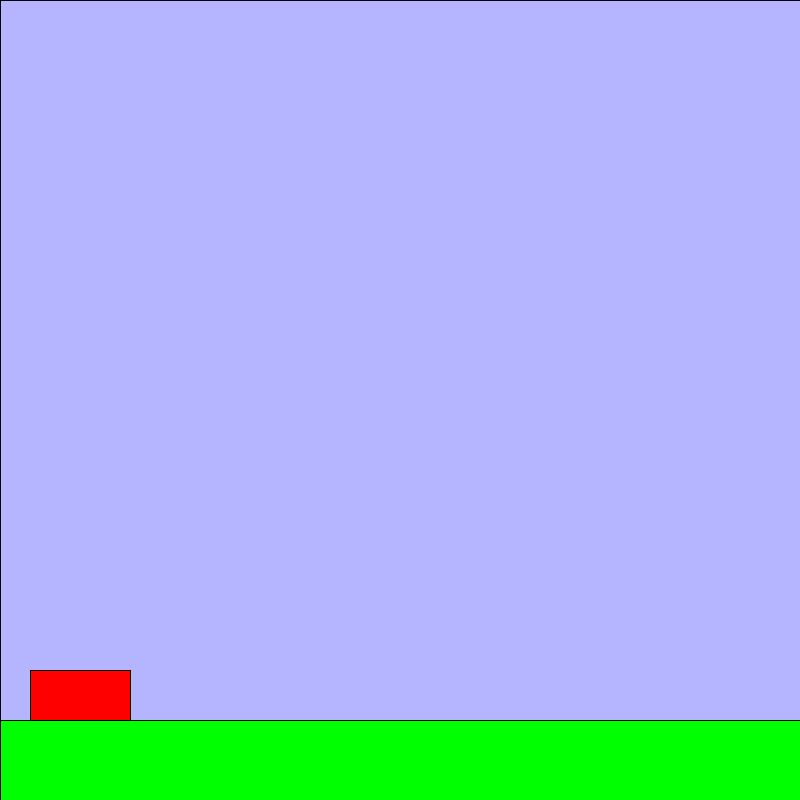
Frame 1 (no input)
Frame 60 (the mouse pressed at the canvas centre just before this capture): identical to frame 1, image omitted
Frame 120 (the mouse held since frame 60 and released just before this capture): identical to frame 1, image omitted

The Processing sketch that drew this single still picture (run headless with seeded random() and noise(); from frame 60 on, the mouse is pressed at the canvas centre):

// Processing sketch: sketch____
// ── sketch____.pde
int boxx=0;
int value;
void setup(){
  size(800,800);
  background(180,180,255);
  frameRate(30);
  boxx=30;
}

void stage(){
  fill(0,255,0);
  rect(0,720,width,80);
}

void keyPressed() {
if (key == 'a') {
  if(boxx>0){
    boxx-=10;
  }
} else if (key == 'd') {
  if(boxx<700){
    boxx+=10;
  }
} else if (key == 'w') {
value = 3;
}
}


void draw(){
  fill(180,180,255);
  rect(0,0,width,height);
  stage();
  keyPressed();
  fill(255,0,0);
  rect(boxx,670,100,50);
 
}
